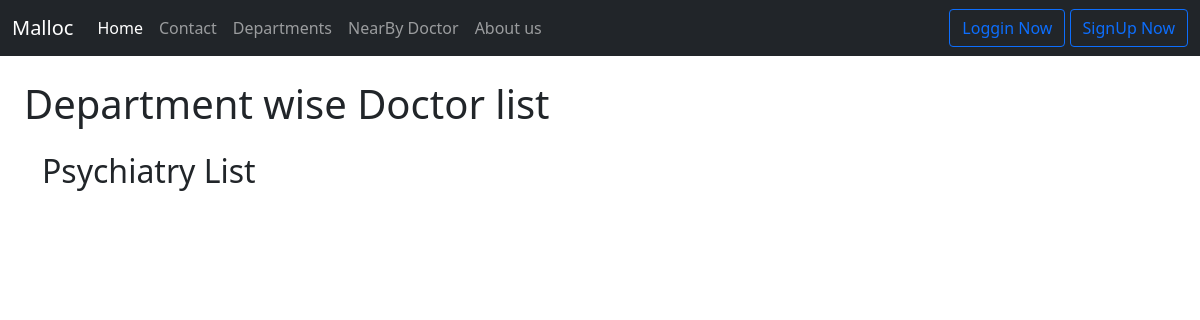
The app's page /Psychiatry, older data.
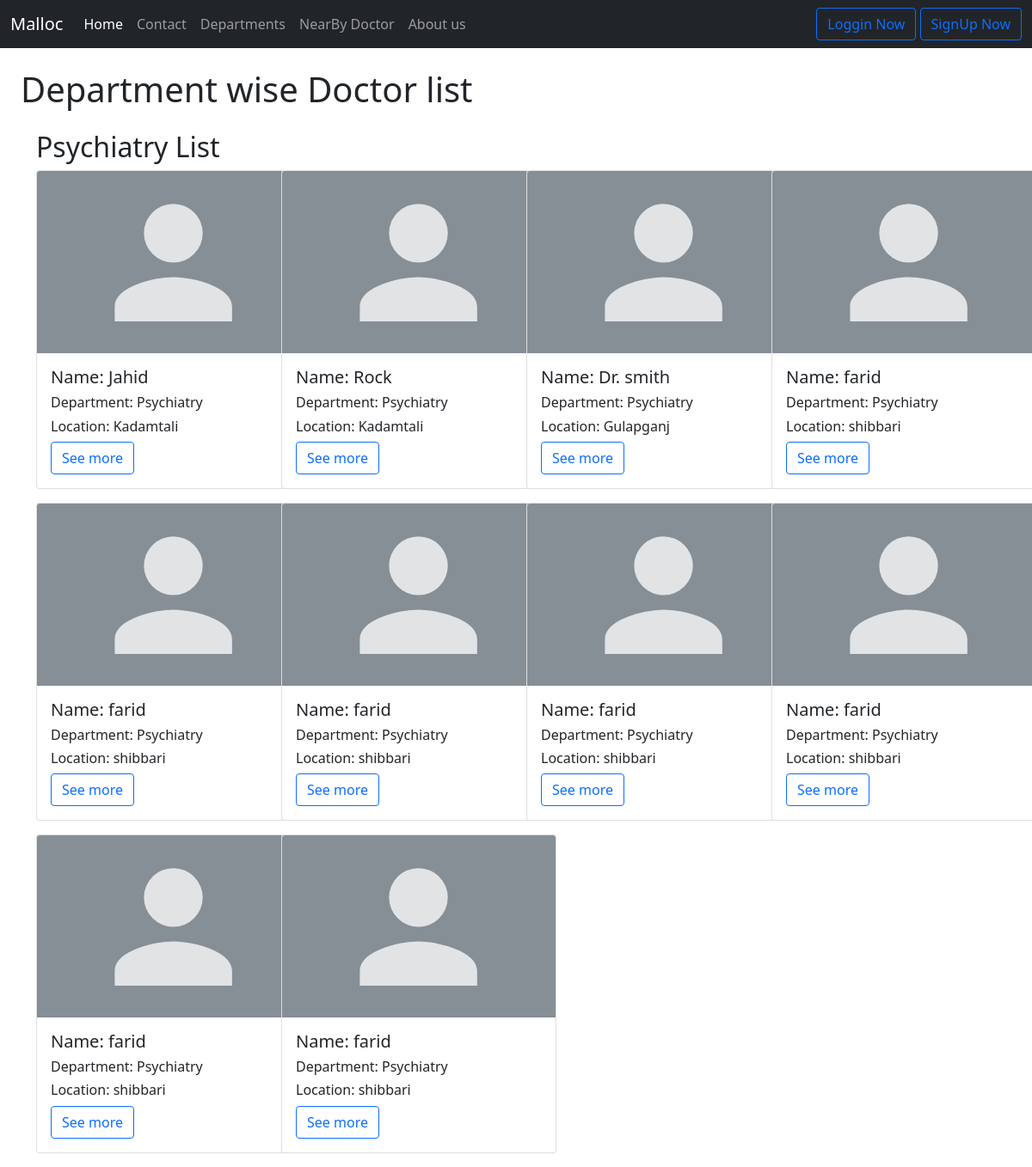
The same page, newer data.
### home/models.py (models this page shows, shortened)
class NearBy_Doctor(models.Model):
    doctor_name = models.CharField(max_length=122)
    department = models.CharField(max_length=122)
    location = models.CharField(max_length=122)
    working_H = models.CharField(max_length=122)
    brife =models.TextField()
    clinicloc = models.CharField( max_length=122)
    nw_pat_fee = models.CharField( max_length=122)
    ret_pat_fee = models.CharField( max_length=122)
    repo_fee = models.CharField( max_length=122)
    lag_spoken = models.CharField( max_length=122)
    sunday_mor = models.CharField( max_length=122)
    sunday_ev = models.CharField( max_length=122)
    monday_mor = models.CharField( max_length=122)
    monday_ev = models.CharField( max_length=122)
    tuesday_mor = models.CharField( max_length=122)
    tuesday_ev = models.CharField( max_length=122)
    wedday_mor = models.CharField( max_length=122)
    wedday_ev = models.CharField( max_length=122)
    thursday_mor = models.CharField( max_length=122)
    thursday_ev = models.CharField( max_length=122)
    frday_mor = models.CharField( max_length=122)
    frday_ev = models.CharField( max_length=122)
    satday_mor = models.CharField( max_length=122)
    satday_ev = models.CharField( max_length=122)
    doc_image=models.ImageField(upload_to="upload/", null=True,blank=True)

### home/views.py (the view)
# urls.py: path('Psychiatry', views.Psychiatry, name='Psychiatry Doctors Profile'),
def Psychiatry(request):
    department_name = 'Psychiatry'
    doctors = NearBy_Doctor.objects.filter(department=department_name)
    context = {
        'doctors': doctors
    }
    return render(request, 'DoctorProfile/Psychiatry.html', context)

### template/DoctorProfile/Psychiatry.html (shortened to what this page needs)
{% extends 'base.html' %}
{% block body %}
<h1 class="m-4">Department wise Doctor list</h1>
<div class="container mt-1">
    <h2>Psychiatry List</h2>
    <div class="row">
        {% for doctor in doctors %}
        <div class="col-sm-3">
            <div class="card mb-3" style="width: 20rem;">
                <img src="../static/img/emdoc1.svg" class="card-img-top" alt="Emergency doctor">
                <div class="card-body">
                    <h5 class="card-title">Name: {{doctor.doctor_name}}</h5>
                    <h6>Department: {{doctor.department}}</h6>
                    <h6>Location: {{doctor.location}}</h6>
                    <a href="#" class="btn btn-outline-primary">See more</a>
                </div>
            </div>
        </div>
        {% endfor %}
    </div>
</div>
{% endblock body %}

Row changes from the older to the newer data that the page shows:
added NearBy_Doctor: doctor_name "Jahid", department "Psychiatry", location "Kadamtali"
added NearBy_Doctor: doctor_name "Rock", department "Psychiatry", location "Kadamtali"
added NearBy_Doctor: doctor_name "Dr. smith", department "Psychiatry", location "Gulapganj"
added NearBy_Doctor: doctor_name "farid", department "Psychiatry", location "shibbari"
added NearBy_Doctor: doctor_name "farid", department "Psychiatry", location "shibbari"
added NearBy_Doctor: doctor_name "farid", department "Psychiatry", location "shibbari"
added NearBy_Doctor: doctor_name "farid", department "Psychiatry", location "shibbari"
added NearBy_Doctor: doctor_name "farid", department "Psychiatry", location "shibbari"
added NearBy_Doctor: doctor_name "farid", department "Psychiatry", location "shibbari"
added NearBy_Doctor: doctor_name "farid", department "Psychiatry", location "shibbari"
